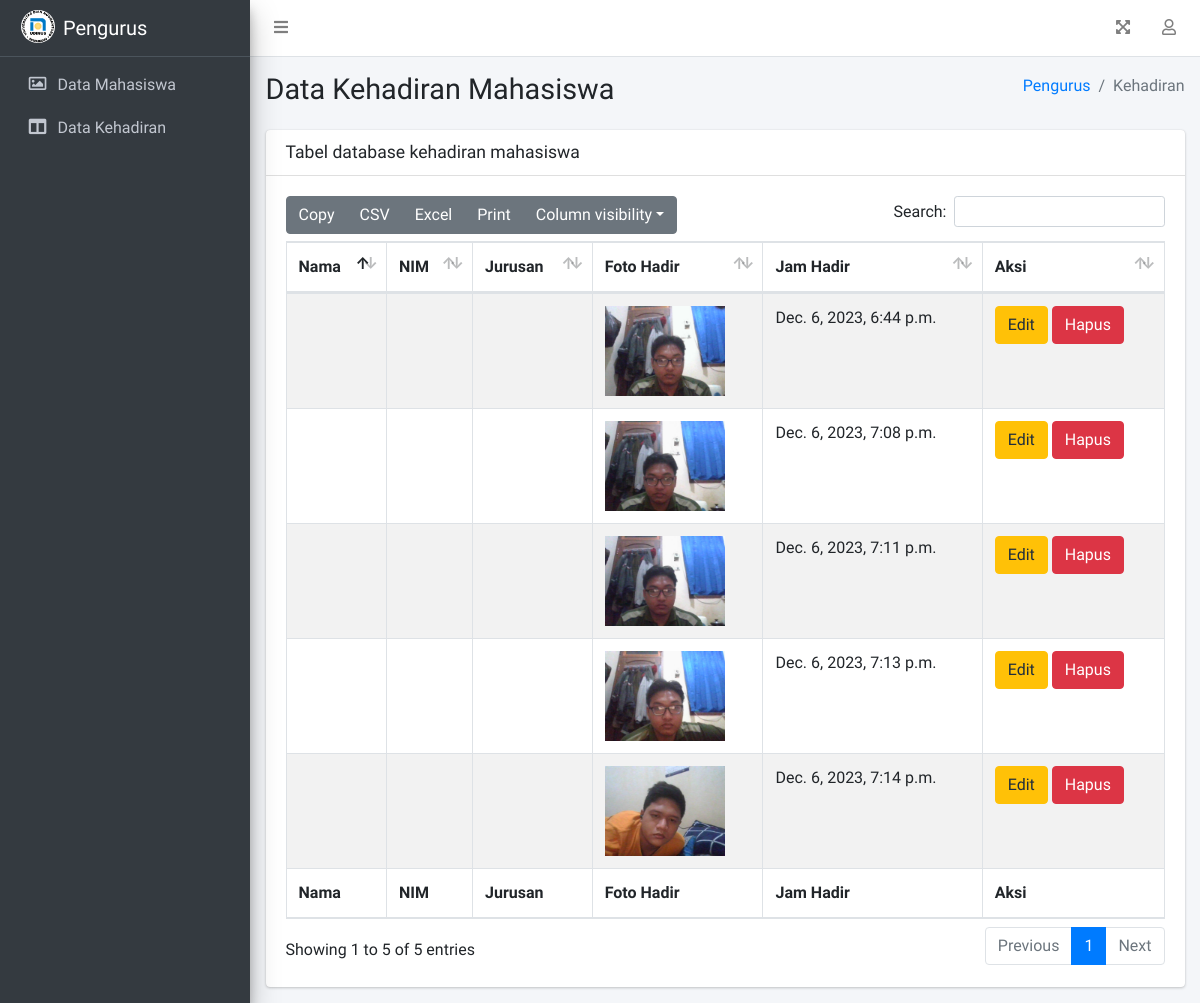
Before: /pengurus/data-kehadiran with the older database file.
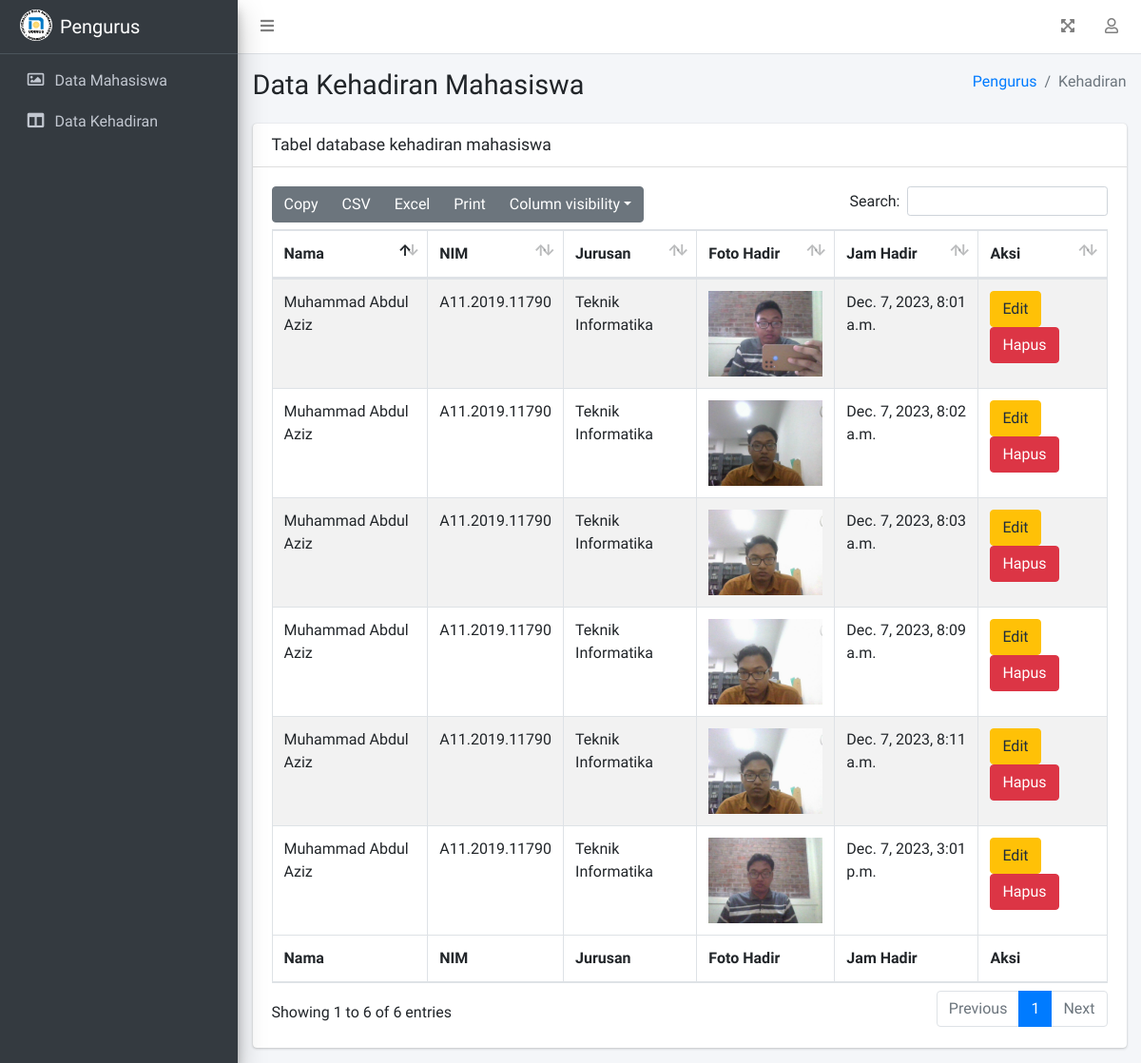
After: the same page with the newer database file.
### pengurus/models.py (models this page shows, shortened)
class Kehadiran(models.Model):
   mahasiswa = models.ForeignKey(Mahasiswa, on_delete=models.CASCADE, blank=True, null=True)
   nim = models.CharField(max_length=100, null=True)
   nama = models.CharField(max_length=100, null=True)
   jurusan = models.CharField(max_length=50, null=True)
   foto_hadir = models.ImageField(upload_to="KehadiranMahasiswa")
   lokasi = models.CharField(max_length=255, blank=True, null=True)
   jam_hadir = models.DateTimeField(auto_now_add=True)

### pengurus/views.py (the view)
# urls.py: path('data-kehadiran', views.dataKehadiran),
def dataKehadiran(request):
    hadir = Kehadiran.objects.all()
    context = {
        'title': 'Admin | Kehadiran',
        'heading': 'Blog',
        'subheadin': 'silahkan masukkan username dan password anda',
        'nav': ['Pengurus','Kehadiran'],
        'tabel_kehadiran': hadir,
    }
    return render(request, "pengurus/pages/data-kehadiran.html", context)

### pengurus/templates/pengurus/pages/data-kehadiran.html (shortened to what this page needs)
{% extends "pengurus/index.html" %}
{% block isi %}
<div class="content-wrapper">
   <section class="content-header">
      <div class="container-fluid">
         <div class="row mb-2">
            <div class="col-sm-6">
               <h1>Data Kehadiran Mahasiswa</h1>
            </div>
            <div class="col-sm-6">
               <ol class="breadcrumb float-sm-right">
                  <li class="breadcrumb-item"><a href="">{{nav.0}}</a></li>
                  <li class="breadcrumb-item active">{{nav.1}}</li>
               </ol>
            </div>
         </div>
      </div>
   </section>
   <section class="content">
      <div class="container-fluid">
         <div class="row">
            <div class="col-12">
               <div class="card">
                  <div class="card-header">
                     <h3 class="card-title">Tabel database kehadiran mahasiswa </h3>
                  </div>
                  <div class="card-body">
                     <table id="example3" class="table table-bordered table-striped">
                        <thead>
                           <tr>
                              <th>Nama</th>
                              <th>NIM</th>
                              <th>Jurusan</th>
                              <th>Foto Hadir</th>
                              <th>Jam Hadir</th>
                              <th>Aksi</th>
                           </tr>
                        </thead>
                        <tbody>
                           {% for n in tabel_kehadiran %}
                           <tr>
                              <td>{{n.nama}}</td>
                              <td>{{n.nim}}</td>
                              <td>{{n.jurusan}}</td>
                              <td><img src="/media/{{n.foto_hadir}}" alt="foto {{n.nama}}" srcset=""></td>
                              <td>{{n.jam_hadir}}</td>
                              <td>
                                 <a href="" class="btn btn-warning">Edit</a>
                                 <a href="" class="btn btn-danger">Hapus</a>
                              </td>
                           </tr>
                           {% endfor %}
                        </tbody>
                        <tfoot>
                           <tr>
                              <th>Nama</th>
                              <th>NIM</th>
                              <th>Jurusan</th>
                              <th>Foto Hadir</th>
                              <th>Jam Hadir</th>
                              <th>Aksi</th>
                           </tr>
                        </tfoot>
                     </table>
                  </div>
               </div>
            </div>
         </div>
      </div>
</div>
{% endblock isi %}

Changed rows visible on the page:
removed Kehadiran: foto_hadir (picture), jam_hadir "Dec. 6, 2023, 6:44 p.m."
removed Kehadiran: foto_hadir (picture), jam_hadir "Dec. 6, 2023, 7:08 p.m."
removed Kehadiran: foto_hadir (picture), jam_hadir "Dec. 6, 2023, 7:11 p.m."
removed Kehadiran: foto_hadir (picture), jam_hadir "Dec. 6, 2023, 7:13 p.m."
removed Kehadiran: foto_hadir (picture), jam_hadir "Dec. 6, 2023, 7:14 p.m."
added Kehadiran: nama "Muhammad Abdul Aziz", nim "A11.2019.11790", jurusan "Teknik Informatika", foto_hadir (picture), jam_hadir "Dec. 7, 2023, 8:01 a.m."
added Kehadiran: nama "Muhammad Abdul Aziz", nim "A11.2019.11790", jurusan "Teknik Informatika", foto_hadir (picture), jam_hadir "Dec. 7, 2023, 8:02 a.m."
added Kehadiran: nama "Muhammad Abdul Aziz", nim "A11.2019.11790", jurusan "Teknik Informatika", foto_hadir (picture), jam_hadir "Dec. 7, 2023, 8:03 a.m."
added Kehadiran: nama "Muhammad Abdul Aziz", nim "A11.2019.11790", jurusan "Teknik Informatika", foto_hadir (picture), jam_hadir "Dec. 7, 2023, 8:09 a.m."
added Kehadiran: nama "Muhammad Abdul Aziz", nim "A11.2019.11790", jurusan "Teknik Informatika", foto_hadir (picture), jam_hadir "Dec. 7, 2023, 8:11 a.m."
added Kehadiran: nama "Muhammad Abdul Aziz", nim "A11.2019.11790", jurusan "Teknik Informatika", foto_hadir (picture), jam_hadir "Dec. 7, 2023, 3:01 p.m."
Other visible differences:
text written by a page script: "Copy CSV Excel Print Column visibility Search: Showing 1 to 5 of 5 entries Previous 1 Next" → "Copy CSV Excel Print Column visibility Search: Showing 1 to 6 of 6 entries Previous 1 Next"
